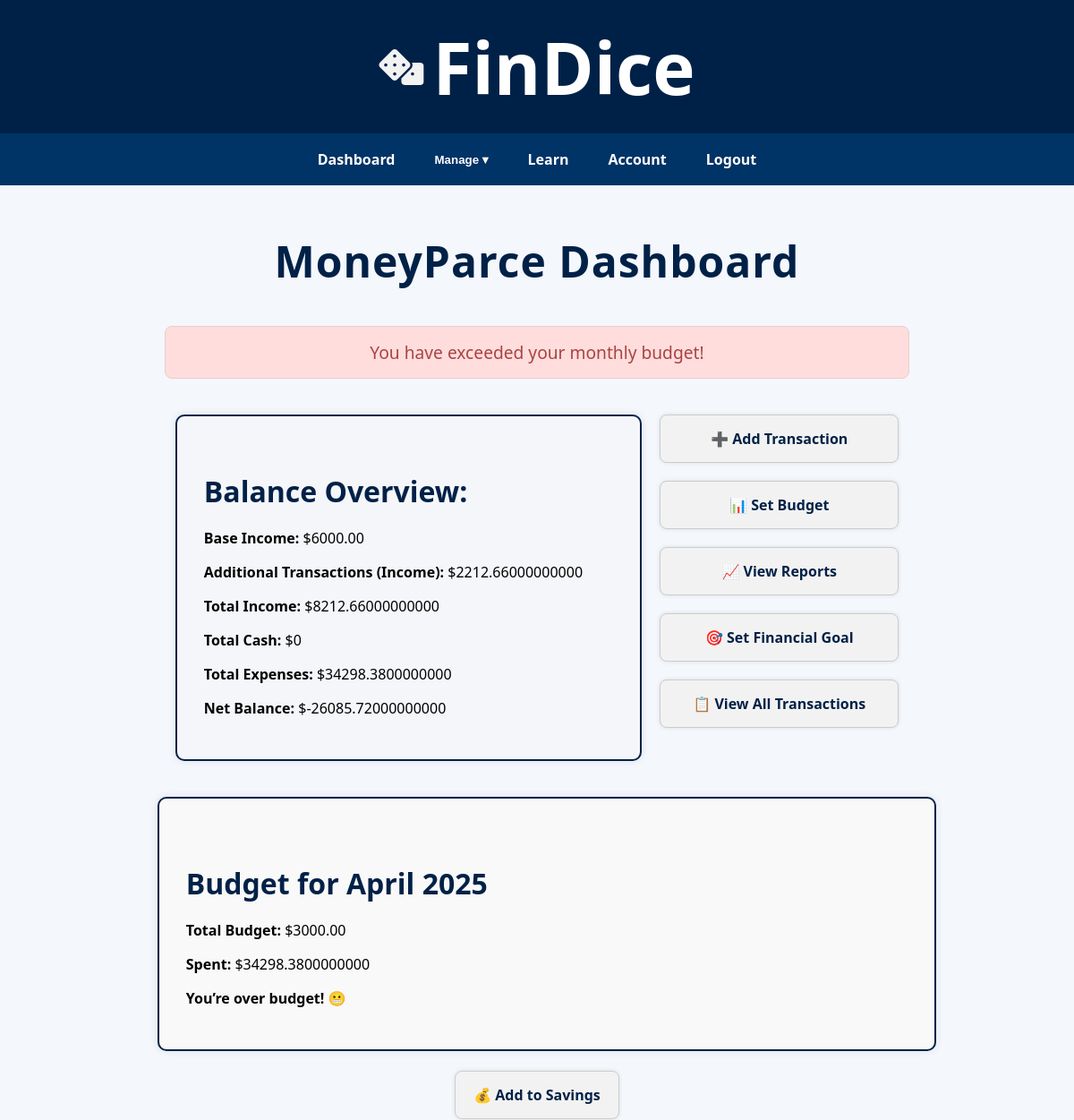
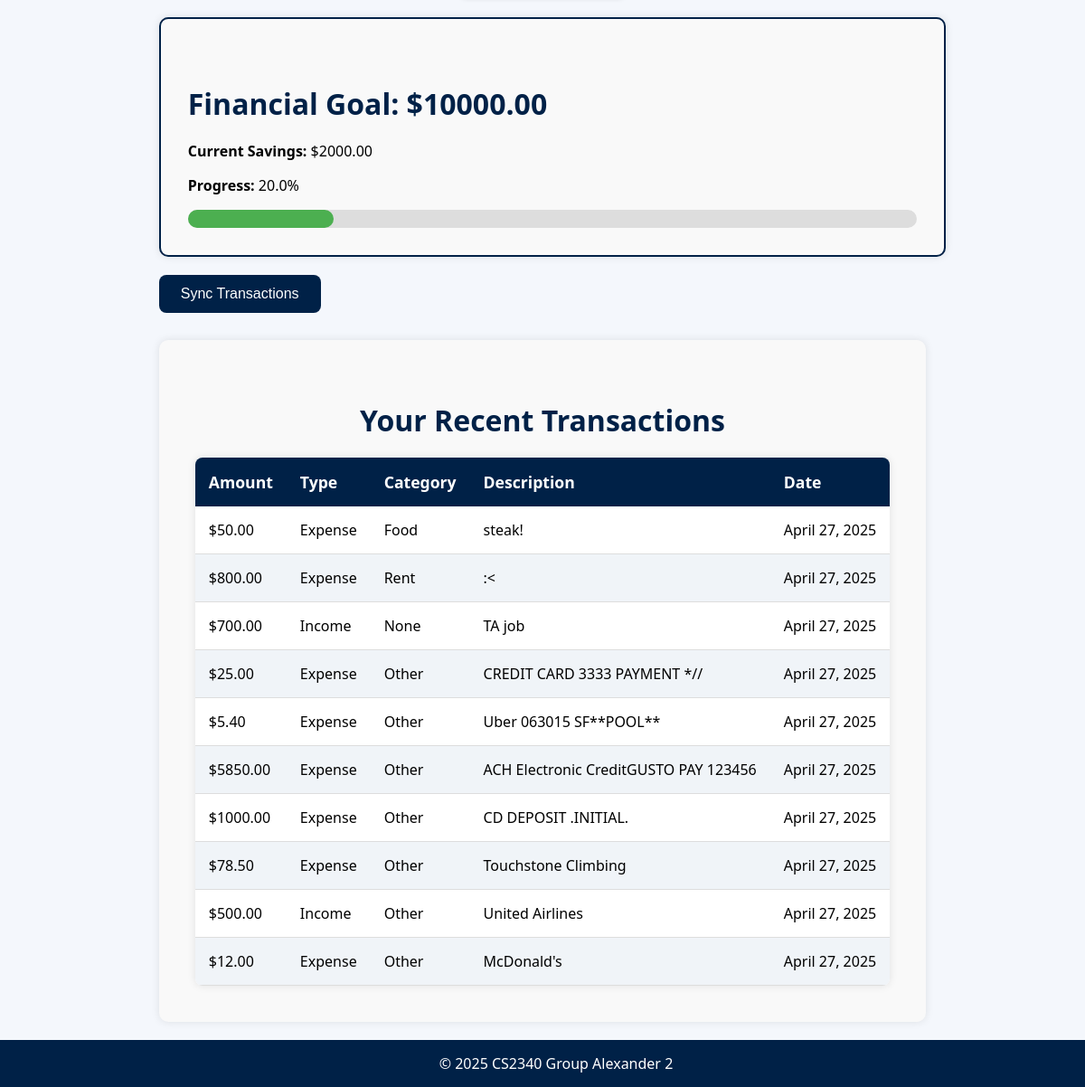
The app's page /dashboard/ (signed in) with its own data (2 pictures, top to bottom).
### core/models.py (models this page shows, shortened)
class UserProfile(models.Model):
    user = models.ForeignKey(User, on_delete=models.CASCADE)
    income = models.DecimalField(max_digits=10, decimal_places=2)
    bank_access_token = models.TextField(blank=True, null=True)

class Budget(models.Model):
    user = models.ForeignKey(User, on_delete=models.CASCADE)
    month = models.DateField()
    amount = models.DecimalField(max_digits=10, decimal_places=2)

class FinancialGoal(models.Model):
    user = models.OneToOneField(User, on_delete=models.CASCADE)
    target_amount = models.DecimalField(max_digits=10, decimal_places=2)
    current_savings = models.DecimalField(max_digits=10, decimal_places=2, default=0)
    created_at = models.DateTimeField(auto_now_add=True)
    def get_progress_percentage(self):
        if self.target_amount == 0:
            return 0
        return (self.current_savings / self.target_amount) * 100

class Transaction(models.Model):
    TRANSACTION_TYPES = [
        ('income', 'Income'),
        ('expense', 'Expense'),
        ('cash', 'Cash'),
    ]
    CATEGORY_CHOICES = [
        ('food', 'Food'),
        ('rent', 'Rent'),
        ('entertainment', 'Entertainment'),
        ('other', 'Other'),
    ]
    user = models.ForeignKey(User, on_delete=models.CASCADE)
    amount = models.DecimalField(max_digits=10, decimal_places=2)
    type = models.CharField(max_length=10, choices=TRANSACTION_TYPES)
    category = models.CharField(
        max_length=20,
        choices=CATEGORY_CHOICES,
        blank=True,
        null=True
    )
    description = models.TextField(blank=True)
    date = models.DateField(auto_now_add=True)

### core/views.py (the view)
# urls.py: path('dashboard/', views.dashboard, name='dashboard'),
@login_required
def dashboard(request):
    user = request.user
    if user.is_staff or user.is_superuser:
        base_income = 0
        profile = None
    else:
        profile, created = UserProfile.objects.get_or_create(user=user, defaults={'income': 0})
        base_income = profile.income
    recent_transactions = Transaction.objects.filter(user=user).order_by('-date')[:10]
    logged_income = Transaction.objects.filter(user=user, type='income').aggregate(Sum('amount'))['amount__sum'] or 0
    expense_total = Transaction.objects.filter(user=user, type='expense').aggregate(Sum('amount'))['amount__sum'] or 0
    cash_total = Transaction.objects.filter(user=user, type='cash').aggregate(Sum('amount'))['amount__sum'] or 0
    total_income = base_income + logged_income
    net_total = total_income - expense_total
    today = date.today()
    current_month = date(today.year, today.month, 1)
    budget = Budget.objects.filter(
        user=user,
        month__year=today.year,
        month__month=today.month
    ).first()
    monthly_expenses = Transaction.objects.filter(
        user=user, type='expense',
        date__year=today.year,
        date__month=today.month
    ).aggregate(Sum('amount'))['amount__sum'] or 0
    budget_left = budget.amount - monthly_expenses if budget else None
    try:
        financial_goal = FinancialGoal.objects.get(user=request.user)
    except FinancialGoal.DoesNotExist:
        financial_goal = None
    budget_warning = None
    if budget:
        budget_usage_percentage = (monthly_expenses / budget.amount) * 100
        if budget_usage_percentage >= 100:
            budget_warning = "You have exceeded your monthly budget!"
        elif budget_usage_percentage >= 80:
            budget_warning = "You are nearing your monthly budget (over 80% used)!"
    return render(request, 'dashboard.html', {
        'base_income': base_income,
        'logged_income': logged_income,
        'total_income': total_income,
        'expense_total': expense_total,
        'net_total': net_total,
        'cash_total': cash_total,
        'recent_transactions': recent_transactions,
        'budget': budget,
        'budget_left': budget_left,
        'monthly_expenses': monthly_expenses,
        'financial_goal': financial_goal,
        'budget_warning': budget_warning,
    })

### Templates/dashboard.html (shortened to what this page needs)
{% extends 'base.html' %}
{% block content %}
  <h1 class="dashboard-title">MoneyParce Dashboard</h1>
  {% if budget_warning %}
    <div style="background-color: #ffdddd; color: #a94442; padding: 15px; margin: 20px auto; border: 1px solid #ebccd1; border-radius: 8px; max-width: 800px; text-align: center; font-size: 1.2rem;">
      {{ budget_warning }}
    </div>
  {% endif %}
  <div style="display: flex; justify-content: space-between; padding: 20px; gap: 20px;">
    <div style="border: 2px solid #002147; padding: 30px; width: 60%; border-radius: 10px; background-color: #f4f6f9; box-shadow: 0 0 10px rgba(0,0,0,0.1);">
      <h3 class="section-title">Balance Overview:</h3>
      <p><strong>Base Income:</strong> ${{ base_income }}</p>
      <p><strong>Additional Transactions (Income):</strong> ${{ logged_income }}</p>
      <p><strong>Total Income:</strong> ${{ total_income }}</p>
      <p><strong>Total Cash:</strong> ${{ cash_total }}</p>
      <p><strong>Total Expenses:</strong> ${{ expense_total }}</p>
      <p><strong>Net Balance:</strong> ${{ net_total }}</p>
    </div>
    <div style="display: flex; flex-direction: column; gap: 20px; width: 35%;">
      <a href="{% url 'add_transaction' %}" class="dashboard-button">➕ Add Transaction</a>
      <a href="{% url 'set_budget' %}" class="dashboard-button">📊 Set Budget</a>
      <a href="{% url 'view_reports' %}" class="dashboard-button">📈 View Reports</a>
      <a href="{% url 'set_financial_goal' %}" class="dashboard-button">🎯 Set Financial Goal</a>
      <a href="{% url 'view_transactions' %}" class="dashboard-button">📋 View All Transactions</a>
    </div>
  </div>
  {% if budget %}
    <div style="border: 2px solid #002147; border-radius: 10px; padding: 30px; margin-top: 20px; background-color: #f9f9f9; width: 100%; max-width: 95%; box-shadow: 0 0 10px rgba(0,0,0,0.1);">
      <h4 class="section-title">Budget for {{ budget.month|date:"F Y" }}</h4>
      <p><strong>Total Budget:</strong> ${{ budget.amount }}</p>
      <p><strong>Spent:</strong> ${{ monthly_expenses }}</p>
      {% if budget_left > 0 %}
        <p><strong>Remaining:</strong> ${{ budget_left }}</p>
      {% else %}
        <p><strong>You’re over budget!</strong> 😬</p>
      {% endif %}
    </div>
  {% else %}
    <div style="border: 2px solid #FFD700; border-radius: 10px; padding: 30px; margin-top: 20px; background-color: #fff3cd; width: 100%; max-width: 95%; box-shadow: 0 0 10px rgba(0,0,0,0.1);">
      <p>No budget set for this month. <a href="{% url 'set_budget' %}"><strong>Set one now.</strong></a></p>
    </div>
  {% endif %}
    <br>
<div style="display: flex; flex-direction: column; gap: 20px; width: 35%; justify-content: center; align-items: center; text-align: center; margin: 0 auto;">
  <a href="{% url 'add_to_savings' %}" class="dashboard-button">💰 Add to Savings</a>
</div>
    {% if financial_goal %}
  <div style="border: 2px solid #002147; border-radius: 10px; padding: 30px; margin-top: 20px; background-color: #f9f9f9; width: 100%; max-width: 95%; box-shadow: 0 0 10px rgba(0,0,0,0.1);">
    <h4 class="section-title">Financial Goal: ${{ financial_goal.target_amount }}</h4>
    <p><strong>Current Savings:</strong> ${{ financial_goal.current_savings }}</p>
    <p><strong>Progress:</strong> {{ financial_goal.get_progress_percentage }}%</p>
    <div style="background-color: #ddd; border-radius: 10px; height: 20px; width: 100%; margin-top: 10px;">
      <div class="progress-bar" style="width: {{ financial_goal.get_progress_percentage|default:0 }}%;"></div>
    </div>
  </div>
{% else %}
  <p class="empty-message">You haven't set a financial goal yet. <a href="{% url 'set_financial_goal' %}"><strong>Set one now!</strong></a></p>
{% endif %}
    <form method="post" action="{% url 'fetch_transactions' %}">
  <button type="submit" class="sync-button"> Sync Transactions</button>
</form>
  <div class="transactions-container">
    <h2 class="section-title">Your Recent Transactions</h2>
    {% if recent_transactions %}
      <table class="transaction-table">
        <thead>
          <tr>
            <th>Amount</th>
            <th>Type</th>
            <th>Category</th>
            <th>Description</th>
            <th>Date</th>
          </tr>
        </thead>
        <tbody>
          {% for transaction in recent_transactions %}
            <tr>
              <td>${{ transaction.amount }}</td>
              <td>{{ transaction.get_type_display }}</td>
              <td>{{ transaction.get_category_display }}</td>
              <td>{{ transaction.description }}</td>
              <td>{{ transaction.date }}</td>
            </tr>
          {% endfor %}
        </tbody>
      </table>
    {% else %}
      <p class="empty-message">You haven’t added any transactions yet.</p>
    {% endif %}
  </div>
{% endblock %}

### Templates/base.html (style rules this page uses)
body { font-family: 'Segoe UI', Tahoma, Geneva, Verdana, sans-serif; background-color: #f4f7fc; margin: 0; padding: 0; box-sizing: border-box; display: flex; flex-direction: column; height: 100vh; }

### Templates/dashboard.html (style rules this page uses)
.sync-button { background-color: #002147; color: white; border: none; padding: 12px 24px; border-radius: 8px; font-size: 16px; cursor: pointer; margin-top: 20px; transition: background 0.3s; }
.dashboard-title { text-align: center; color: #002147; font-size: 3rem; font-weight: bold; margin-bottom: 40px; letter-spacing: 1px; }
.section-title { font-size: 2rem; color: #002147; margin-bottom: 20px; font-weight: bold; }
.dashboard-button { background-color: #f2f2f2; padding: 15px 20px; border-radius: 8px; border: 1px solid #ccc; text-decoration: none; color: #002147; text-align: center; font-weight: bold; transition: background-color 0.2s; box-shadow: 0 0 5px rgba(0,0,0,0.1); }
.transactions-container { padding: 40px; font-family: 'Segoe UI', sans-serif; background-color: #f9f9f9; border-radius: 10px; box-shadow: 0 0 10px rgba(0,0,0,0.1); margin-top: 30px; }
h2 { text-align: center; color: #002147; font-size: 2.5rem; margin-bottom: 30px; }
.transaction-table { width: 100%; border-collapse: collapse; font-size: 1.2rem; background-color: #fff; box-shadow: 0 0 10px rgba(0,0,0,0.1); border-radius: 8px; overflow: hidden; }
.transaction-table th { background-color: #002147; color: white; padding: 15px; text-align: left; font-size: 1.1rem; }
.transaction-table td { padding: 15px; border-bottom: 1px solid #ddd; font-size: 1rem; }
.transaction-table tr:nth-child(even) { background-color: #f0f4f8; }
.progress-bar { background-color: #4caf50; height: 100%; border-radius: 10px; }

### records on screen
UserProfile: income "6000.00"
Budget: month "April 2025", amount "3000.00"
FinancialGoal: target_amount "10000.00", current_savings "2000.00", get_progress_percentage "20.0"

### other values on screen
{{ budget_warning }} "You have exceeded your monthly budget!"
{{ logged_income }} "2212.66000000000"
{{ total_income }} "8212.66000000000"
{{ cash_total }} "0"
{{ expense_total }} "34298.3800000000"
{{ net_total }} "-26085.72000000000"
{{ monthly_expenses }} "34298.3800000000"
